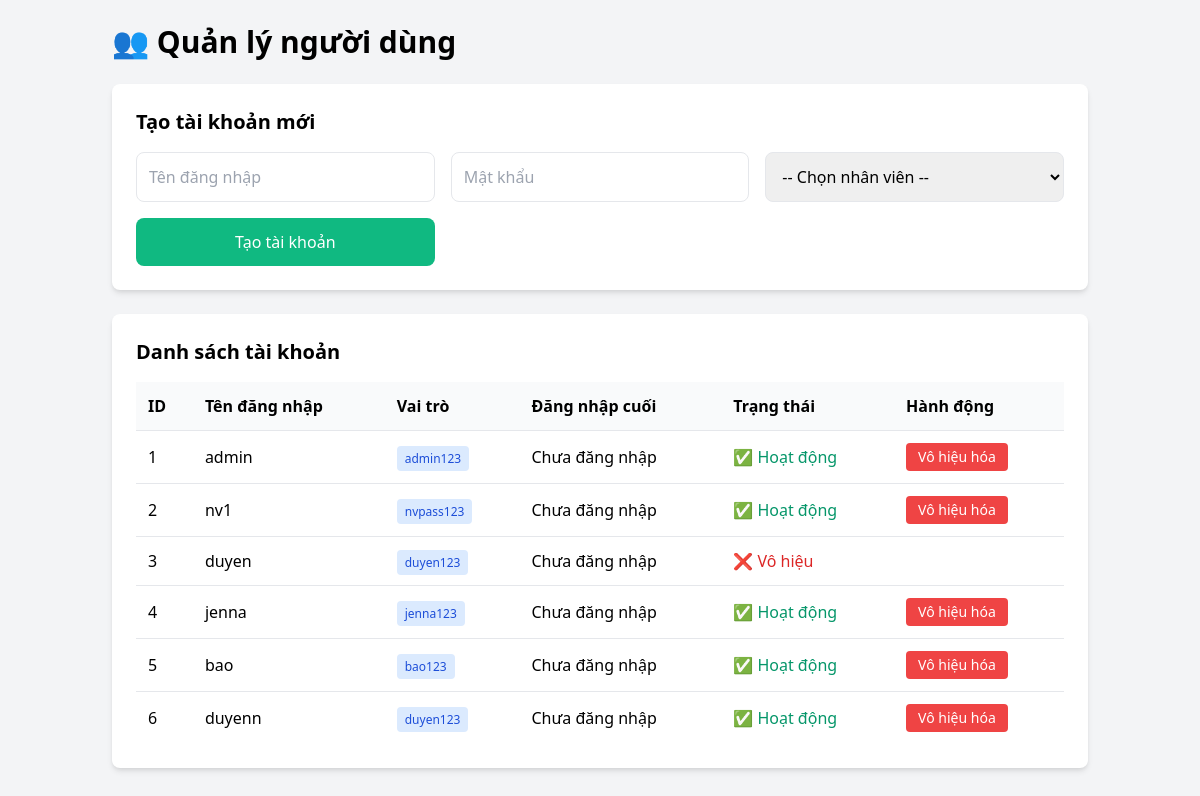
The app's page /user_management (signed in) with its own data.
### tables this page shows
CREATE TABLE users (
            id INTEGER PRIMARY KEY,
            username TEXT UNIQUE,
            password TEXT,
            role TEXT DEFAULT 'user',
            last_login TIMESTAMP,
            is_active BOOLEAN DEFAULT 1,
            employee_id INTEGER,
            FOREIGN KEY (employee_id) REFERENCES employees(id)
        );

### app.py (the view)
    def decorated_function(*args, **kwargs):
        if 'user_id' not in session or session.get('role') != 'admin':
            flash('Bạn không có quyền truy cập trang này', 'error')
            return redirect(url_for('index'))
        return f(*args, **kwargs)

### app.py (called while the page is built)
def admin_required(f):
    def decorated_function(*args, **kwargs):
        if 'user_id' not in session or session.get('role') != 'admin':
            flash('Bạn không có quyền truy cập trang này', 'error')
            return redirect(url_for('index'))
        return f(*args, **kwargs)
    decorated_function.__name__ = f.__name__
    return decorated_function

@app.route('/user_management')
@admin_required
def user_manager():
    conn = sqlite3.connect('payroll.db')
    c = conn.cursor()
    c.execute("SELECT id, name FROM employees")
    employees = c.fetchall()
    c.execute("SELECT * FROM users")
    users = c.fetchall()
    conn.close()
    return render_template('user_management.html', users=users, employees=employees)

### templates/user_management.html (shortened to what this page needs)
<!DOCTYPE html>
<html lang="vi">
<head>
    <link href="https://cdn.jsdelivr.net/npm/tailwindcss@2.2.19/dist/tailwind.min.css" rel="stylesheet">
</head>
<body class="bg-gray-100">
    <div class="container mx-auto p-6">
        <h1 class="text-3xl font-bold mb-6">👥 Quản lý người dùng</h1>
        <div class="bg-white p-6 rounded-lg shadow-md mb-6">
            <h2 class="text-xl font-semibold mb-4">Tạo tài khoản mới</h2>
            <form id="createUserForm" class="grid grid-cols-1 md:grid-cols-3 gap-4">
                <input type="text" name="username" placeholder="Tên đăng nhập" required
                    class="p-3 border rounded-lg">
                <input type="password" name="password" placeholder="Mật khẩu" required
                    class="p-3 border rounded-lg">
                <select name="employee_id" class="p-3 border rounded-lg" required>
                    <option value="">-- Chọn nhân viên --</option>
                </select>
                <button type="submit" class="bg-green-500 text-white p-3 rounded-lg hover:bg-green-600">
                    Tạo tài khoản
                </button>
            </form>
        </div>
        <div class="bg-white p-6 rounded-lg shadow-md">
            <h2 class="text-xl font-semibold mb-4">Danh sách tài khoản</h2>
            <div class="overflow-x-auto">
                <table class="w-full table-auto">
                    <thead>
                        <tr class="bg-gray-50">
                            <th class="p-3 text-left">ID</th>
                            <th class="p-3 text-left">Tên đăng nhập</th>
                            <th class="p-3 text-left">Vai trò</th>
                            <th class="p-3 text-left">Đăng nhập cuối</th>
                            <th class="p-3 text-left">Trạng thái</th>
                            <th class="p-3 text-left">Hành động</th>
                        </tr>
                    </thead>
                    <tbody>
                        {% for user in users %}
                        <tr class="border-t">
                            <td class="p-3">{{ user[0] }}</td>
                            <td class="p-3">{{ user[1] }}</td>
                            <td class="p-3">
                                <span class="px-2 py-1 rounded text-xs {% if user[2] == 'admin' %}bg-red-100 text-red-700{% else %}bg-blue-100 text-blue-700{% endif %}">
                                    {{ user[2] }}
                                </span>
                            </td>
                            <td class="p-3">{{ user[4] or 'Chưa đăng nhập' }}</td>
                            <td class="p-3">
                                {% if user[5] %}
                                    <span class="text-green-600">✅ Hoạt động</span>
                                {% else %}
                                    <span class="text-red-600">❌ Vô hiệu</span>
                                {% endif %}
                            </td>
                            <td class="p-3">
                                {% if user[5] %}
                                    <button onclick="deactivateUser({{ user[0] }})"
                                            class="bg-red-500 text-white px-3 py-1 rounded text-sm hover:bg-red-600">
                                        Vô hiệu hóa
                                    </button>
                                {% endif %}
                            </td>
                        </tr>
                        {% endfor %}
                    </tbody>
                </table>
            </div>
        </div>
    </div>
</body>
</html>

### records on screen
users: id "1", username "admin", password "admin123", user "Chưa đăng nhập", is_active "✅ Hoạt động"
users: id "2", username "nv1", password "nvpass123", user "Chưa đăng nhập", is_active "✅ Hoạt động"
users: id "3", username "duyen", password "duyen123", user "Chưa đăng nhập", is_active "❌ Vô hiệu"
users: id "4", username "jenna", password "jenna123", user "Chưa đăng nhập", is_active "✅ Hoạt động"
users: id "5", username "bao", password "bao123", user "Chưa đăng nhập", is_active "✅ Hoạt động"
users: id "6", username "duyenn", password "duyen123", user "Chưa đăng nhập", is_active "✅ Hoạt động"
